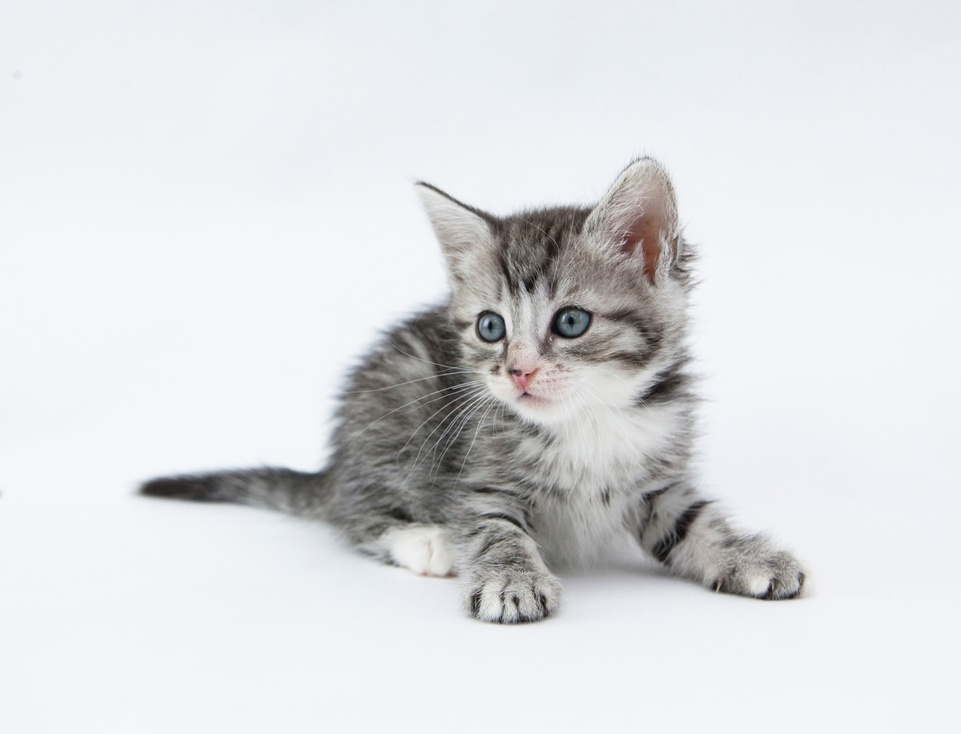
#> input picture Bug_Test/Original Image Untouched/Original_Image_Used.jpg, 961 x 734 px, shrunk from 1981 x 1514 before the run, found by its file name
$ python canny.py '../../../../../../Bug_Test/Original Image Untouched' '../../../../../../Bug_Test/Original Image Untouched/Original_Image_Used.jpg'
#> lines starting #> are read from the running program, lines starting #| are printed output that depends on the picture; after the words box and inside, x2 and y2 are one past the last pixel; in counts of white or black regions, pixels touching at a corner belong together
import sys
import cv2

failed = False


def process():
    # Get the argument variables
    dir_path = sys.argv[1]
    file_name = sys.argv[2]

    # Load the image from disk
    img = cv2.imread(dir_path + file_name, 0)
#> img: shape (734, 961); min 5, max 249, mean 222.1
    if img is None:
        return False, "Image Failed to Load"

    # Apply the Canny edge detection filter
    filtered = cv2.Canny(img, 50, 50)
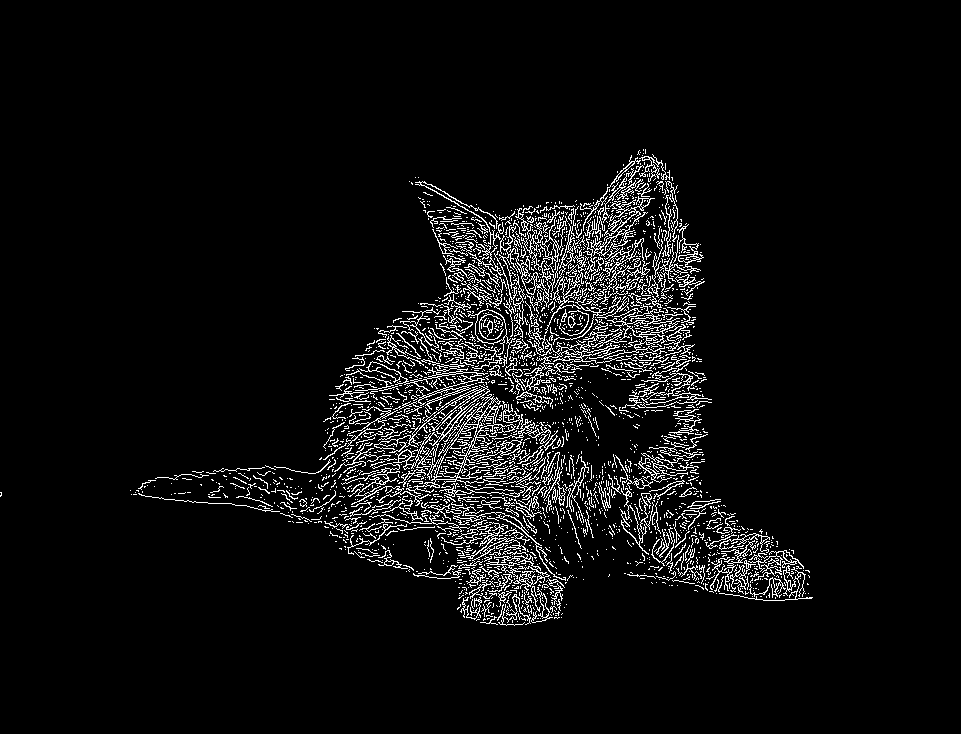
#> filtered: shape (734, 961); 5.5% white in thin lines or dots, all inside (x1, y1, x2, y2) = (0, 149, 813, 626)
    if filtered is None:
        return False, "Image Failed To Filter"

    # Write the image back to disk
    out = cv2.imwrite(dir_path + 'filtered.' + file_name, filtered)
    if not out:
        return False, "Image Failed To Write"

    return True, "Success"


isSuccess, message = process()
print(isSuccess)
print(message)
sys.stdout.flush()
